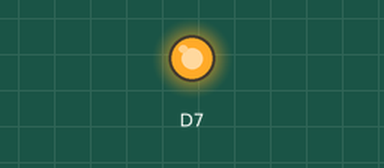
A sketch run on a simulated ESP8266 (NodeMCU). Shown: output pins drawn as LEDs (lit = HIGH). Random numbers use the default seed unless the sketch sets one.

Above: at 0.1 s.
At 39.6 s:
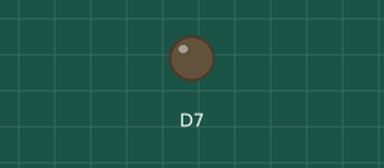
Timing chart, 0 to 40.0 s (numbered marks = the images above):
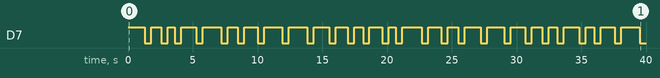

Measured:
- by itself, D7: LOW → HIGH at 0.00 s, → LOW 1.3 s later, → HIGH 0.50 s later, → LOW 0.75 s later, … (52 changes in this stretch)

The sketch:

program0.ino
```cpp
/*
 * Project program0
 * Description:
 * Author:
 * Date:
 */
void flashD7(double onTime, double offTime){
  digitalWrite(D7,HIGH);
  delay(onTime);
  digitalWrite(D7,LOW);
  delay(offTime);
}
// setup() runs once, when the device is first turned on.
void setup() {
  // Put initialization like pinMode and begin functions here.
  pinMode(D7,OUTPUT);
}

// loop() runs over and over again, as quickly as it can execute.
void loop() {
  // The core of your code will likely live here.
  int r = random(500,1500);
  flashD7(double(r),500);
}
```
